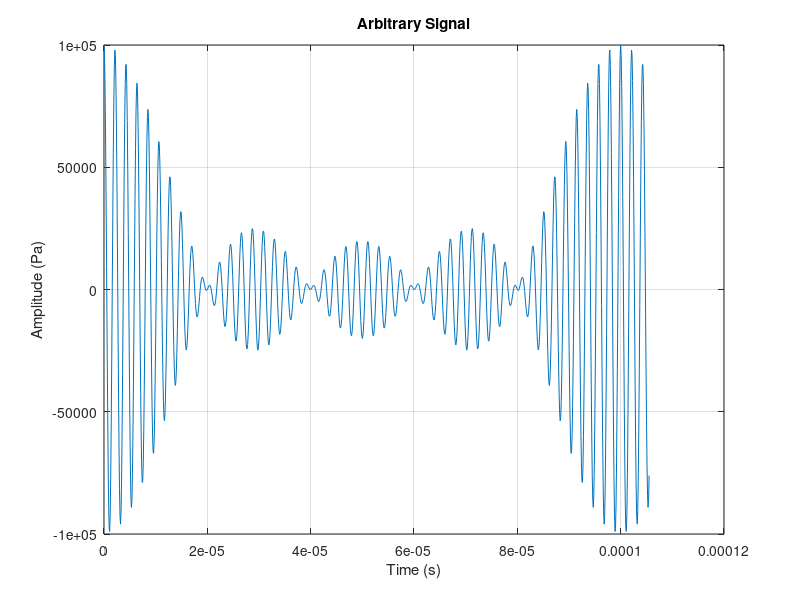
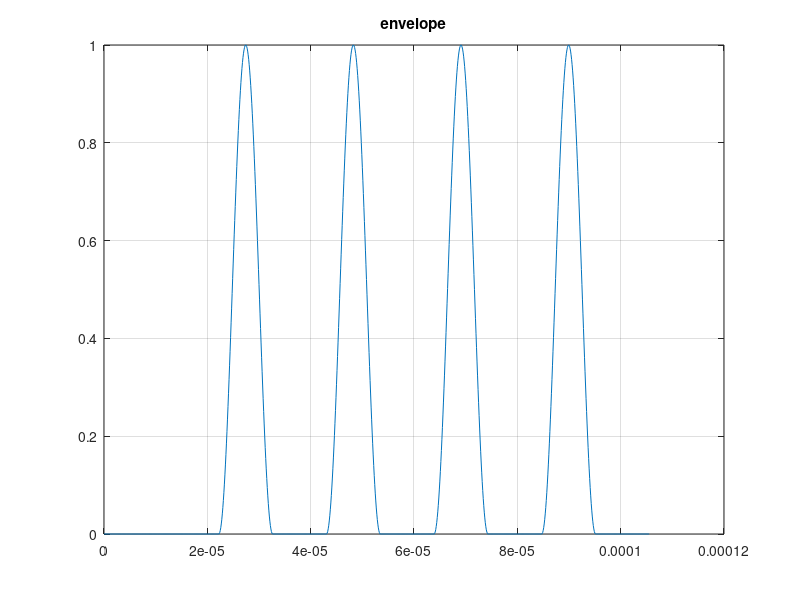
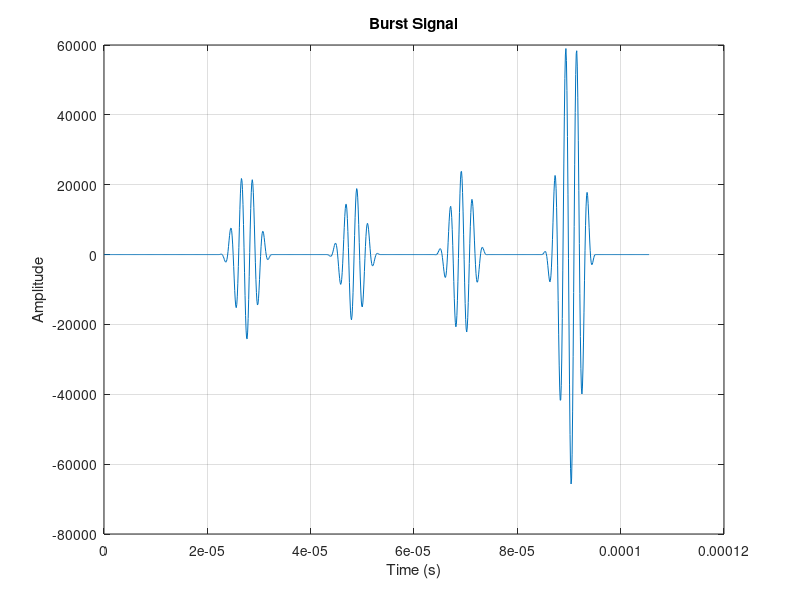

Reproduce these figures in MATLAB, in order.
% clear;
% close all;
 
use_cw_signals = false; % use kWave continuous wave function
perform_fft = false; % perform fft on summed signal
smoothen_pulse = true; % smooth pulses
zero_padding = true; % apply zero padding to beginning of the signal

% -------------------------------------------------------
% >>>>> Option 1: Constructing signals from scratch <<<<<
% -------------------------------------------------------

if ~use_cw_signals
    f0 = [450:10:490] * 1e3; % ctr freq = 470 kHz
    nfreq = length(f0);
    T = 1/(min(f0));
    % Computational load can be managed by tweaking sampling freq and/or time vector length
    Fs = 10e6; 
    dt = 1/Fs;
    % t = 0:dt:60*T;  
    w = 2 * pi * f0; % Angular frequencies
    amp = 20 * 1e3; % Pa

    npulses = 4;
    pulse_train_duration = 37.5 * T;
    if zero_padding; padding_duration = 10 * T; else; padding_duration = 0; end;
    t = 0:dt:(pulse_train_duration + padding_duration);
    pulse_duration = pulse_train_duration / npulses;
    duty_cycle = 0.5;
    
    % Construct signals
    signals_tmp = amp .* cos(w' .* t);
    % Sum signals of different frequencies along the first dimension to get summed signals matrix
    result_signal = sum(signals_tmp, 1);
    
    figure;
    plot(t, result_signal);
    title('Arbitrary Signal');
    xlabel('Time (s)');
    ylabel('Amplitude (Pa)');
    grid on;

    envelope = zeros(1, length(t));
    for pulse = 0:(npulses-1)
        sonicated_duration = duty_cycle * pulse_duration;
        pulse_start = padding_duration + pulse * pulse_duration;
        sonic_pulse_mid = pulse_start + sonicated_duration/2;
        sonic_pulse_end = pulse_start + sonicated_duration;

        if smoothen_pulse
            % Rising edge
            t_rise = t((t >= pulse_start) & (t < sonic_pulse_mid)) - pulse_start;
            envelope((t >= pulse_start) & (t < sonic_pulse_mid)) = 0.5 * (1 - cos(pi * t_rise / (sonicated_duration/2)));
            
            % Falling edge
            t_fall = t((t >= sonic_pulse_mid) & (t < sonic_pulse_end)) - sonic_pulse_mid;
            envelope((t >= sonic_pulse_mid) & (t < sonic_pulse_end)) = 0.5 * (1 + cos(pi * t_fall / (sonicated_duration/2)));
        else
            envelope((t>=pulse_start) & (t < sonic_pulse_end)) = 1;
        end
    end
    smooth_result_signal = result_signal .* envelope;

    if zero_padding
        % smooth_result_signal = [zeros(1,50) smooth_result_signal];        
    end

    % plot envelope
    figure;
    plot(t,envelope);
    title('envelope')
    grid on;

    % Plot
    figure;
    plot(t, smooth_result_signal);
    title('Burst Signal');
    xlabel('Time (s)');
    ylabel('Amplitude');
    grid on;

    if perform_fft
        % Compute the FFT of the resulting signal
        n = length(result_signal);
        Y = fft(result_signal);
        P2 = abs(Y/n); % Two-sided spectrum
        P1 = P2(1:n/2+1); % Single-sided spectrum
        P1(2:end-1) = 2*P1(2:end-1); % Energy of negative spectrum is folded onto the positive spectrum
        f_fft = Fs*(0:(n/2))/n;
    
        % Find peaks in the FFT result
        [peaks, locs] = findpeaks(P1, 'MinPeakHeight', 0.01*max(P1));
    
        % Plot the amplitude spectrum
        figure;
        plot(f_fft, P1);
        hold on;
        plot(f_fft(locs), peaks, 'ro');
        title('Amplitude Spectrum');
        xlabel('Frequency (Hz)');
        ylabel('Amplitude');
        grid on;
    
        % Zoom in on the frequency range of interest
        xlim([400e3 550e3]);
    end

% ----------------------------------------------------------------
% >>>>> Option 2: Constructing signals using createCWSignals <<<<<
% ----------------------------------------------------------------

else

    % define sampling parameters
    f0 = [450:10:490] * 1e3; % ctr freq = 470 kHz
    T = 1/(min(f0));
    Fs = 10e6;
    dt = 1/Fs;
    t_array = 0:dt:37.5*T;
    
    % define amplitude and phase
    amp = 20e3;
    phase = 0;
    
    % create signals
    cw_signal = createCWSignals(t_array, f0(1), amp, phase);
    for i = 2:length(f0)
        cw_signal = cw_signal + createCWSignals(t_array, f0(i), amp, phase);
    end
    
    % Plot the resulting summed signal
    figure;
    plot(t_array, cw_signal);
    title('Summed Signal');
    xlabel('Time (s)');
    ylabel('Amplitude');
    grid on;
    
    % stackedPlot(cw_signal);
end

